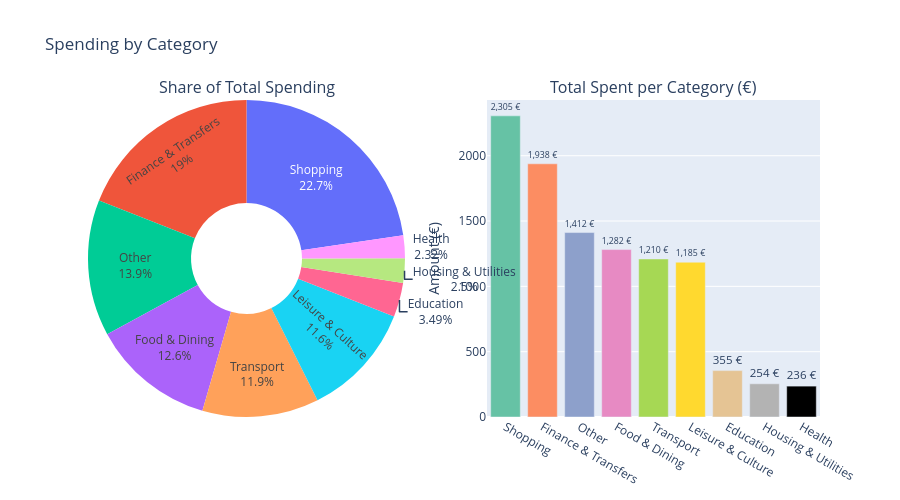

Notebook source saved alongside this figure:
### Markdown cell above
## 1. Spending by Category — Overview

### Code cell
# Total spending per category — pie chart + bar chart side by side
cat_totals = expenses.groupby("category")["expense"].sum().sort_values(ascending=False).reset_index()
cat_totals["pct"] = (cat_totals["expense"] / cat_totals["expense"].sum() * 100).round(1)

fig = make_subplots(
    rows=1, cols=2,
    specs=[[{"type": "pie"}, {"type": "bar"}]],
    subplot_titles=("Share of Total Spending", "Total Spent per Category (€)")
)

fig.add_trace(
    go.Pie(
        labels=cat_totals["category"],
        values=cat_totals["expense"],
        textinfo="label+percent",
        hovertemplate="%{label}<br>%{value:,.2f} €<br>%{percent}<extra></extra>",
        hole=0.35,
    ),
    row=1, col=1,
)

colors = px.colors.qualitative.Set2
fig.add_trace(
    go.Bar(
        x=cat_totals["category"],
        y=cat_totals["expense"],
        text=cat_totals["expense"].apply(lambda x: f"{x:,.0f} €"),
        textposition="outside",
        marker_color=colors[: len(cat_totals)],
        hovertemplate="%{x}<br>%{y:,.2f} €<extra></extra>",
    ),
    row=1, col=2,
)

fig.update_layout(
    title_text="Spending by Category",
    height=500,
    showlegend=False,
)
fig.update_yaxes(title_text="Amount (€)", row=1, col=2)
fig.show()

### Figure 1 — Plotly figure (JSON) as saved in the notebook; plotly's stock layout.template omitted (floating-point values rounded to 4 significant figures)
{"data": [{"domain": {"x": [0, 0.45], "y": [0, 1]}, "hole": 0.35, "hovertemplate": "%{label}<br>%{value:,.2f} €<br>%{percent}<extra></extra>", "labels": ["Shopping", "Finance & Transfers", "Other", "Food & Dining", "Transport", "Leisure & Culture", "Education", "Housing & Utilities", "Health"], "textinfo": "label+percent", "type": "pie", "values": [2305.0, 1938.0, 1412.0, 1282.0, 1210.0, 1185.0, 355.0, 254.1, 236.4]}, {"hovertemplate": "%{x}<br>%{y:,.2f} €<extra></extra>", "marker": {"color": ["rgb(102,194,165)", "rgb(252,141,98)", "rgb(141,160,203)", "rgb(231,138,195)", "rgb(166,216,84)", "rgb(255,217,47)", "rgb(229,196,148)", "rgb(179,179,179)"]}, "text": ["2,305 €", "1,938 €", "1,412 €", "1,282 €", "1,210 €", "1,185 €", "355 €", "254 €", "236 €"], "textposition": "outside", "type": "bar", "x": ["Shopping", "Finance & Transfers", "Other", "Food & Dining", "Transport", "Leisure & Culture", "Education", "Housing & Utilities", "Health"], "xaxis": "x", "y": [2305.0, 1938.0, 1412.0, 1282.0, 1210.0, 1185.0, 355.0, 254.1, 236.4], "yaxis": "y"}], "layout": {"annotations": [{"font": {"size": 16}, "showarrow": false, "text": "Share of Total Spending", "x": 0.225, "xanchor": "center", "xref": "paper", "y": 1, "yanchor": "bottom", "yref": "paper"}, {"font": {"size": 16}, "showarrow": false, "text": "Total Spent per Category (€)", "x": 0.775, "xanchor": "center", "xref": "paper", "y": 1, "yanchor": "bottom", "yref": "paper"}], "height": 500, "showlegend": false, "title": {"text": "Spending by Category"}, "xaxis": {"anchor": "y", "domain": [0.55, 1]}, "yaxis": {"anchor": "x", "domain": [0, 1], "title": {"text": "Amount (€)"}}}}
